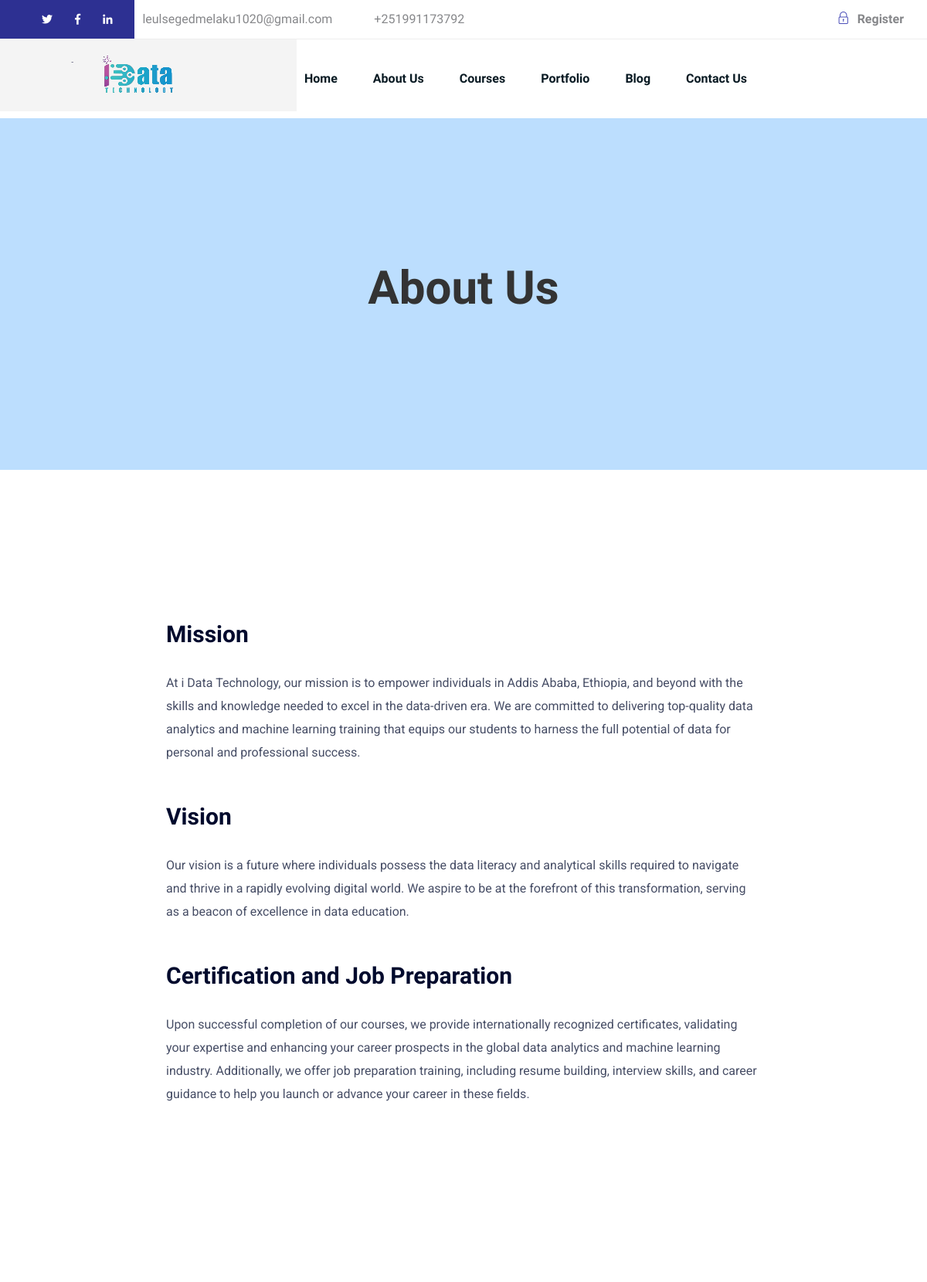
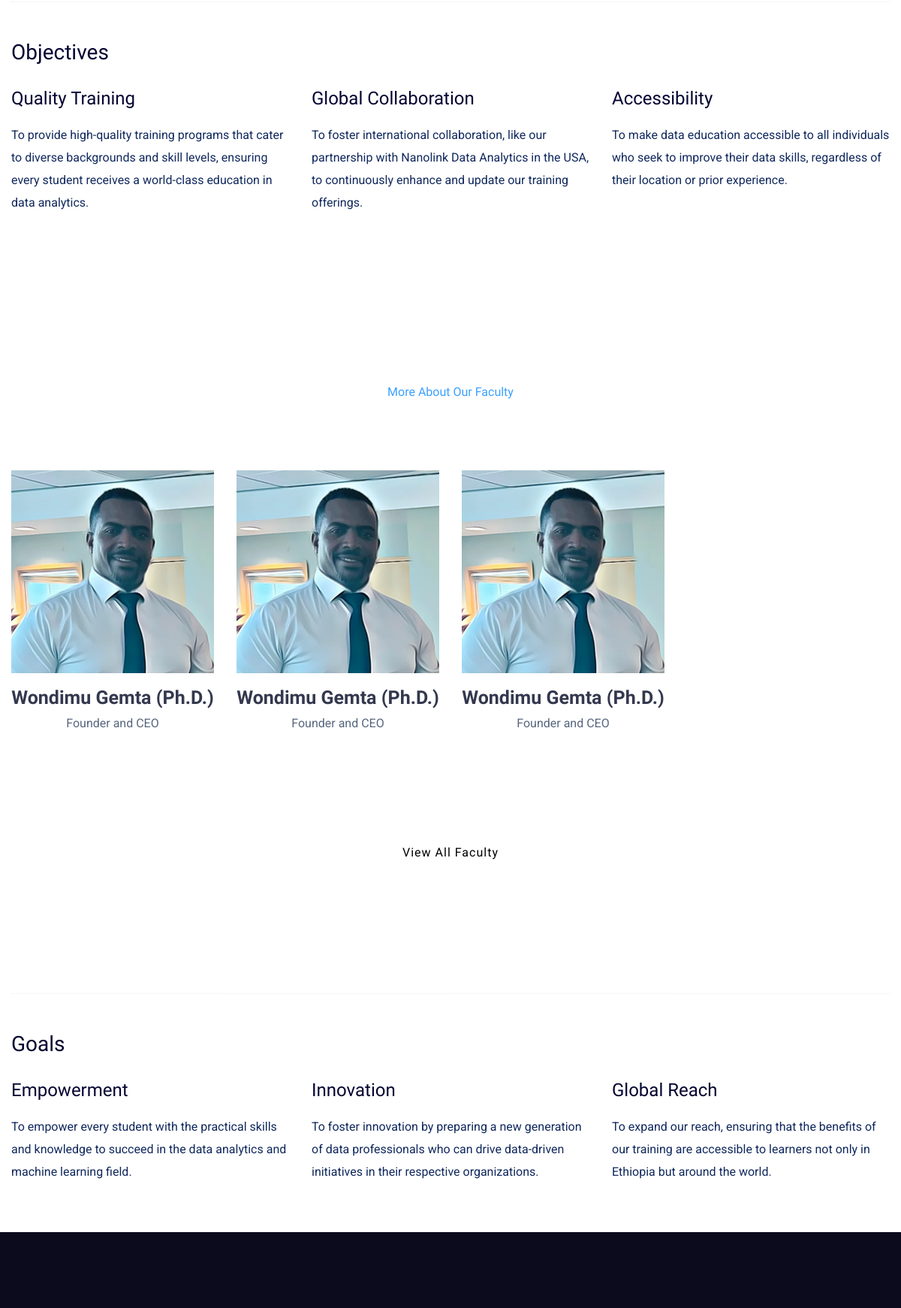
The page /about-us/ (upper part) on the database its author committed (2 pictures, top to bottom).
### core/models.py (models this page shows, shortened)
class Email(models.Model):
    to = models.ForeignKey(Idata,on_delete=models.CASCADE)
    address = models.EmailField()

class Phone(models.Model):
    to = models.ForeignKey(Idata,on_delete=models.CASCADE)
    number = PhoneNumberField()

class Idata(models.Model):
    name = models.CharField(max_length=255)
    extend = models.CharField(max_length=255)
    motto = models.CharField(max_length=255)
    logo = models.ImageField(upload_to='website/logo')
    copyright = models.BooleanField(default=False)
    twitter = models.URLField(null=True,blank=True)
    facebook = models.URLField(null=True,blank=True)
    linkedin = models.URLField(null=True,blank=True)

class About(models.Model):
    title = models.CharField(max_length=255)

class About_paragraph(models.Model):
    to = models.ForeignKey(About,on_delete=models.CASCADE)
    paragraph = models.TextField(max_length=2000)

### user/models.py (models this page shows, shortened)
class Staff(models.Model):
    name = models.CharField(max_length=255)
    profile = models.ImageField(upload_to='user/staff/')
    pro = models.CharField(max_length=255)
    facebook = models.URLField(null=True)
    linkedin = models.URLField(null=True)
    twitter = models.URLField(null=True)

### core/views.py (the view)
# urls.py: path('about-us/',about,name='about'),
def about(request):
    i = Idata.objects.get(id=1)
    em = Email.objects.all()
    ph = Phone.objects.all()
    about = About.objects.all()
    par = About_paragraph.objects.all()
    staffs = Staff.objects.all()
    context = {
        'i':i,
        'em':em,
        'ph':ph,
        'about':about,
        'par':par,
        'staffs':staffs,
    }
    return render(request,'about.html',context)

### core/templates/about.html (shortened to what this page needs)
{% extends "index.html" %}
{% block main %}
{% load static %}
    <main>
        <div class="slider-area">
            <div class="slider-height2 d-flex align-items-center">
                <div class="container">
                    <div class="row">
                        <div class="col-xl-12">
                            <div class="hero-cap hero-cap2 text-center" >
                                <h2 style="color: #333;">About Us</h2>
                            </div>
                        </div>
                    </div>
                </div>
            </div>
        </div>
        <div class="about-details section-padding30">
            <div class="container">
                <div class="row justify-content-center">
                    <div class="col-lg-8">
                        {% for a in about %}
                            <div class="about-details-cap mb-50">
                                <h4>{{a.title}}</h4>
                                {% for b in par %}
                                    {% if b.to == a %}
                                        <p>{{b.paragraph}}</p>
                                    {% endif %}
                                {% endfor %}
                            </div>
                        {% endfor %}
                    </div>
                </div>
            </div>
        </div>
<div class="whole-wrap">
	<div class="container box_1170">
        <div class="section-top-border">
            <h3 class="mb-30">Objectives</h3>
            <div class="row">
                <div class="col-md-4">
                    <div class="single-defination">
                        <h4 class="mb-20">Quality Training</h4>
                        <p>To provide high-quality training programs that cater to diverse backgrounds and skill levels, ensuring every student receives a world-class education in data analytics.</p>
                    </div>
                </div>
                <div class="col-md-4">
                    <div class="single-defination">
                        <h4 class="mb-20">Global Collaboration</h4>
                        <p>To foster international collaboration, like our partnership with Nanolink Data Analytics in the USA, to continuously enhance and update our training offerings.</p>
                    </div>
                </div>
                <div class="col-md-4">
                    <div class="single-defination">
                        <h4 class="mb-20">Accessibility</h4>
                        <p>To make data education accessible to all individuals who seek to improve their data skills, regardless of their location or prior experience.</p>
                    </div>
                </div>
            </div>
        </div>
    </div>
</div>
<div class="team-area pt-160 pb-160 section-bg" >
    <div class="container">
        <div class="row justify-content-center">
            <div class="cl-xl-7 col-lg-8 col-md-10">
                <div class="section-tittle section-tittle2 text-center mb-70">
                    <span>More About Our Faculty</span>
                </div>
            </div>
        </div>
        <div class="row">
            {% for a in staffs|slice:":4" %}
            <div class="col-lg-3 col-md-6 col-sm-6">
                <div class="single-team mb-30">
                    <div class="team-img">
                        <img src="{{a.profile.url}}" alt="">
                        <ul class="team-social">
                            <li><a href="{{a.facebook}}"></a></li>
                            <li><a href="{{a.twitter}}"></a></li>
                            <li><a href="{{a.linkedin}}"></a></li>
                        </ul>
                    </div>
                    <div class="team-caption">
                        <h3><a href="{% url "staff" %}">{{a.name}}</a></h3>
                        <p>{{a.pro}}</p>
                    </div>
                </div>
            </div>
            {% endfor %}
        </div>
        <div class="row">
            <div class="col-lg-12">
                <div class="browse-btn2 text-center mt-70">
                    <a href="{% url "staff" %}" class="btn white-btn">View All Faculty</a>
                </div>
            </div>
        </div>
    </div>
</div>
<div class="whole-wrap">
	<div class="container box_1170">
        <div class="section-top-border">
            <h3 class="mb-30">Goals</h3>
            <div class="row">
                <div class="col-md-4">
                    <div class="single-defination">
                        <h4 class="mb-20">Empowerment</h4>
                    <p>To empower every student with the practical skills and knowledge to succeed in the data analytics and machine learning field.</p>
                    </div>
                </div>
                <div class="col-md-4">
                    <div class="single-defination">
                        <h4 class="mb-20">Innovation</h4>
                    <p>To foster innovation by preparing a new generation of data professionals who can drive data-driven initiatives in their respective organizations.</p>
                    </div>
                </div>
                <div class="col-md-4">
                    <div class="single-defination">
                        <h4 class="mb-20">Global Reach</h4>
                    <p>To expand our reach, ensuring that the benefits of our training are accessible to learners not only in Ethiopia but around the world.</p>
                    </div>
                </div>
            </div>
        </div>
    </div>
</div>
    </main>
{% endblock%}

### templates/main-base.html (shortened to what this page needs)
<!doctype html>
<html class="no-js" lang="zxx">
<head>
    {% load static %}
	<link rel="stylesheet" href="{% static 'assets/css/bootstrap.min.css' %}">
	<link rel="stylesheet" href="{% static 'assets/css/owl.carousel.min.css' %}">
	<link rel="stylesheet" href="{% static 'assets/css/slicknav.css' %}">
    <link rel="stylesheet" href="{% static 'assets/css/flaticon.css' %}">
    <link rel="stylesheet" href="{% static 'assets/css/gijgo.css' %}">
	<link rel="stylesheet" href="{% static 'assets/css/animate.min.css' %}">
	<link rel="stylesheet" href="{% static 'assets/css/magnific-popup.css' %}">
	<link rel="stylesheet" href="{% static 'assets/css/fontawesome-all.min.css' %}">
	<link rel="stylesheet" href="{% static 'assets/css/themify-icons.css' %}">
	<link rel="stylesheet" href="{% static 'assets/css/slick.css' %}">
	<link rel="stylesheet" href="{% static 'assets/css/nice-select.css' %}">
	<link rel="stylesheet" href="{% static 'assets/css/style.css' %}">
</head>
<body>
    <header>
        <div class="header-area">
            <div class="main-header ">
                <div class="header-top d-none d-lg-block">
                    <div class="header-left-social">
                        <ul class="header-social">
                            <li><a href="{{i.twitter}}"><i class="fab fa-twitter"></i></a></li>
                            <li><a href="{{i.facebook}}"><i class="fab fa-facebook-f"></i></a></li>
                            <li><a href="{{i.linkedin}}"><i class="fab fa-linkedin-in"></i></a></li>
                        </ul>
                    </div>
                    <div class="container">
                        <div class="col-xl-12">
                            <div class="row d-flex justify-content-between align-items-center">
                                <div class="header-info-left">
                                    <ul>
                                        <li>{{em.first.address}}</li>
                                        <li>{{ph.first.number}}</li>
                                    </ul>
                                </div>
                                <div class="header-info-right">
                                    <ul>
                                        <li><a href="#"><i class="ti-lock"></i>Register</a></li>
                                    </ul>
                                </div>
                            </div>
                        </div>
                    </div>
                </div>
                <div class="header-bottom header-sticky">
                    <div class="logo d-none d-lg-block" style="padding: 20px;">
                        <a href="{% url 'index' %}"><img src="{{i.logo.url}}" alt=""></a>
                    </div>
                    <div class="container">
                        <div class="menu-wrapper">
                            <div class="main-menu d-none d-lg-block">
                                <nav>
                                    <ul id="navigation">
                                        <li><a href="{% url 'index' %}">Home</a></li>
                                        <li><a href="{% url 'about' %}">About us</a></li>
                                        <li><a href="{% url "course" %}">Courses</a></li>
                                        <li><a href="{% url "portfolio" %}">Portfolio</a></li>
                                        <li><a href="{% url 'blog' %}">Blog</a></li>
                                        <li><a href="{% url "contact" %}">Contact us</a></li>
                                    </ul>
                                </nav>
                            </div>
                        </div>
                        <div class="col-12">
                        </div>
                    </div>
                </div>
            </div>
        </div>
    </header>
    {%block main %}
    {% endblock %}
    <footer>
        <div class="footer-area footer-bg">
            <div class="container">
                <div class="footer-top footer-padding">
                </div>
            </div>
        </div>
    </footer>
    </body>
</html>

### rows shown on the page
Email: first.address "leulsegedmelaku1020@gmail.com"
Phone: first.number "+251991173792"
Idata: logo (picture)
About: title "Mission"
About_paragraph: paragraph "At i Data Technology, our mission is to empower individuals in Addis Ababa, Ethiopia, and beyond with the skills and knowledge needed to excel in the data-driven era. We are committed to delivering top-quality data analytics and machine learning training that equips our students to harness the full potential of data for personal and professional success."
About: title "Vision"
About_paragraph: paragraph "Our vision is a future where individuals possess the data literacy and analytical skills required to navigate and thrive in a rapidly evolving digital world. We aspire to be at the forefront of this transformation, serving as a beacon of excellence in data education."
About: title "Certification and Job Preparation"
About_paragraph: paragraph "Upon successful completion of our courses, we provide internationally recognized certificates, validating your expertise and enhancing your career prospects in the global data analytics and machine learning industry. Additionally, we offer job preparation training, including resume building, interview skills, and career guidance to help you launch or advance your career in these fields."
Staff: profile (picture), name "Wondimu Gemta (Ph.D.)", pro "Founder and CEO"
Staff: profile (picture), name "Wondimu Gemta (Ph.D.)", pro "Founder and CEO"
Staff: profile (picture), name "Wondimu Gemta (Ph.D.)", pro "Founder and CEO"
